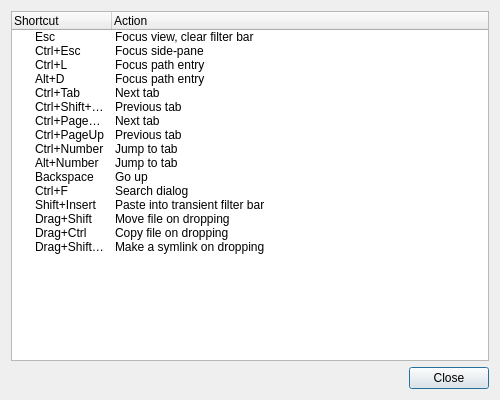
<?xml version="1.0" encoding="UTF-8"?>
<ui version="4.0">
 <class>HiddenShortcutsDialog</class>
 <widget class="QDialog" name="HiddenShortcutsDialog">
  <property name="geometry">
   <rect>
    <x>0</x>
    <y>0</y>
    <width>500</width>
    <height>400</height>
   </rect>
  </property>
  <property name="windowTitle">
   <string>Hidden Shortcuts</string>
  </property>
  <layout class="QVBoxLayout" name="verticalLayout">
   <item>
    <widget class="QTreeWidget" name="treeWidget">
     <column>
      <property name="text">
       <string>Shortcut</string>
      </property>
     </column>
     <column>
      <property name="text">
       <string>Action</string>
      </property>
     </column>
     <item>
      <property name="text">
       <string>Esc</string>
      </property>
      <property name="text">
       <string>Focus view, clear filter bar</string>
      </property>
     </item>
     <item>
      <property name="text">
       <string>Ctrl+Esc</string>
      </property>
      <property name="text">
       <string>Focus side-pane</string>
      </property>
     </item>
     <item>
      <property name="text">
       <string>Ctrl+L</string>
      </property>
      <property name="text">
       <string>Focus path entry</string>
      </property>
     </item>
     <item>
      <property name="text">
       <string>Alt+D</string>
      </property>
      <property name="text">
       <string>Focus path entry</string>
      </property>
     </item>
     <item>
      <property name="text">
       <string>Ctrl+Tab</string>
      </property>
      <property name="text">
       <string>Next tab</string>
      </property>
     </item>
     <item>
      <property name="text">
       <string>Ctrl+Shift+Tab</string>
      </property>
      <property name="text">
       <string>Previous tab</string>
      </property>
     </item>
     <item>
      <property name="text">
       <string>Ctrl+PageDown</string>
      </property>
      <property name="text">
       <string>Next tab</string>
      </property>
     </item>
     <item>
      <property name="text">
       <string>Ctrl+PageUp</string>
      </property>
      <property name="text">
       <string>Previous tab</string>
      </property>
     </item>
     <item>
      <property name="text">
       <string>Ctrl+Number</string>
      </property>
      <property name="text">
       <string>Jump to tab</string>
      </property>
     </item>
     <item>
      <property name="text">
       <string>Alt+Number</string>
      </property>
      <property name="text">
       <string>Jump to tab</string>
      </property>
     </item>
     <item>
      <property name="text">
       <string>Backspace</string>
      </property>
      <property name="text">
       <string>Go up</string>
      </property>
     </item>
     <item>
      <property name="text">
       <string>Ctrl+F</string>
      </property>
      <property name="text">
       <string>Search dialog</string>
      </property>
     </item>
     <item>
      <property name="text">
       <string>Shift+Insert</string>
      </property>
      <property name="text">
       <string>Paste into transient filter bar</string>
      </property>
     </item>
     <item>
      <property name="text">
       <string>Drag+Shift</string>
      </property>
      <property name="text">
       <string>Move file on dropping</string>
      </property>
     </item>
     <item>
      <property name="text">
       <string>Drag+Ctrl</string>
      </property>
      <property name="text">
       <string>Copy file on dropping</string>
      </property>
     </item>
     <item>
      <property name="text">
       <string>Drag+Shift+Ctrl</string>
      </property>
      <property name="text">
       <string>Make a symlink on dropping</string>
      </property>
     </item>
    </widget>
   </item>
   <item>
    <widget class="QDialogButtonBox" name="buttonBox_shortcut">
     <property name="orientation">
      <enum>Qt::Horizontal</enum>
     </property>
     <property name="standardButtons">
      <set>QDialogButtonBox::Close</set>
     </property>
    </widget>
   </item>
  </layout>
 </widget>
 <resources/>
 <connections>
  <connection>
   <sender>buttonBox_shortcut</sender>
   <signal>accepted()</signal>
   <receiver>HiddenShortcutsDialog</receiver>
   <slot>accept()</slot>
   <hints>
    <hint type="sourcelabel">
     <x>248</x>
     <y>254</y>
    </hint>
    <hint type="destinationlabel">
     <x>157</x>
     <y>274</y>
    </hint>
   </hints>
  </connection>
  <connection>
   <sender>buttonBox_shortcut</sender>
   <signal>rejected()</signal>
   <receiver>HiddenShortcutsDialog</receiver>
   <slot>reject()</slot>
   <hints>
    <hint type="sourcelabel">
     <x>316</x>
     <y>260</y>
    </hint>
    <hint type="destinationlabel">
     <x>286</x>
     <y>274</y>
    </hint>
   </hints>
  </connection>
 </connections>
</ui>
